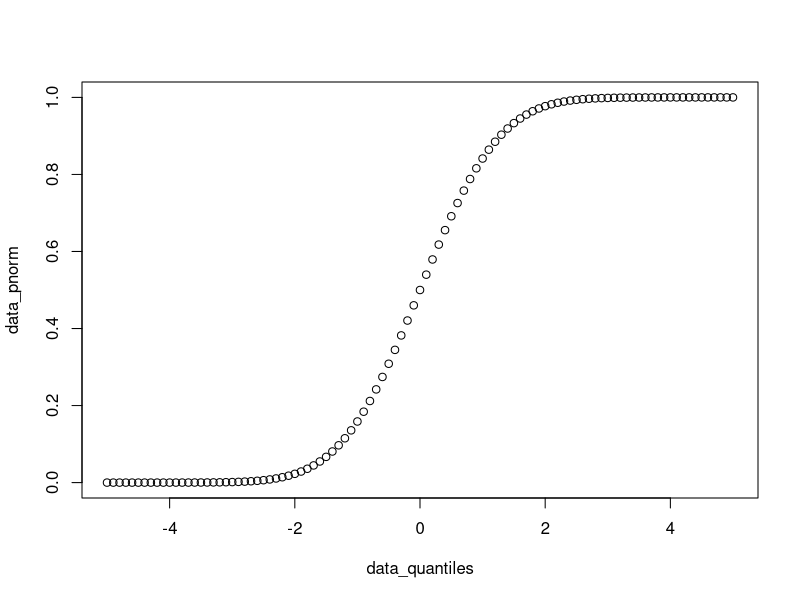
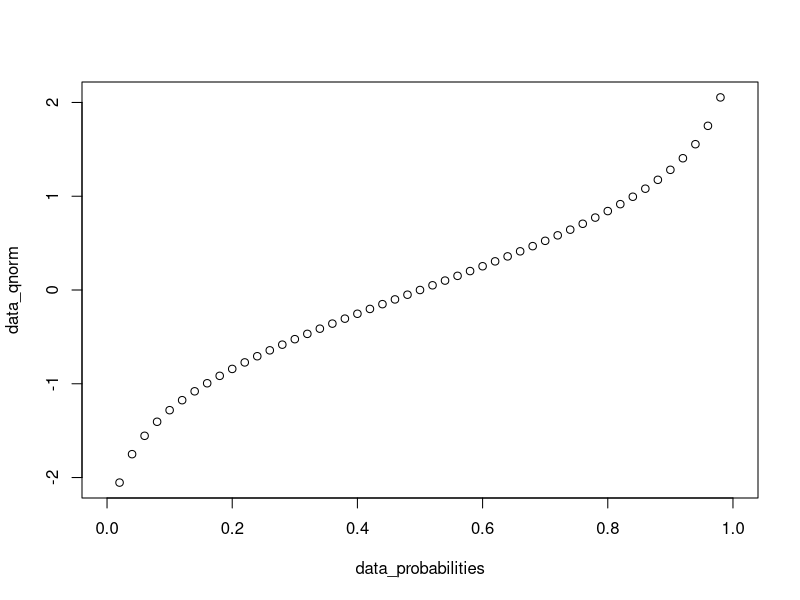
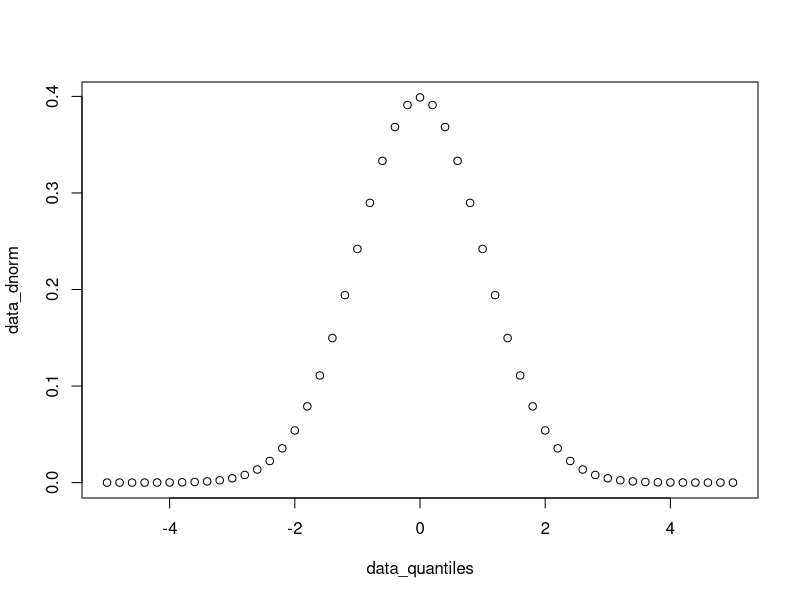
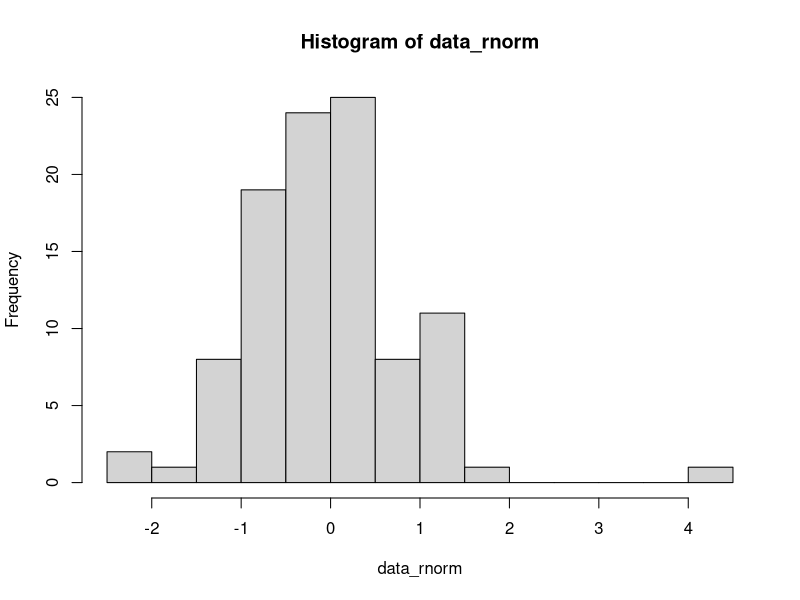
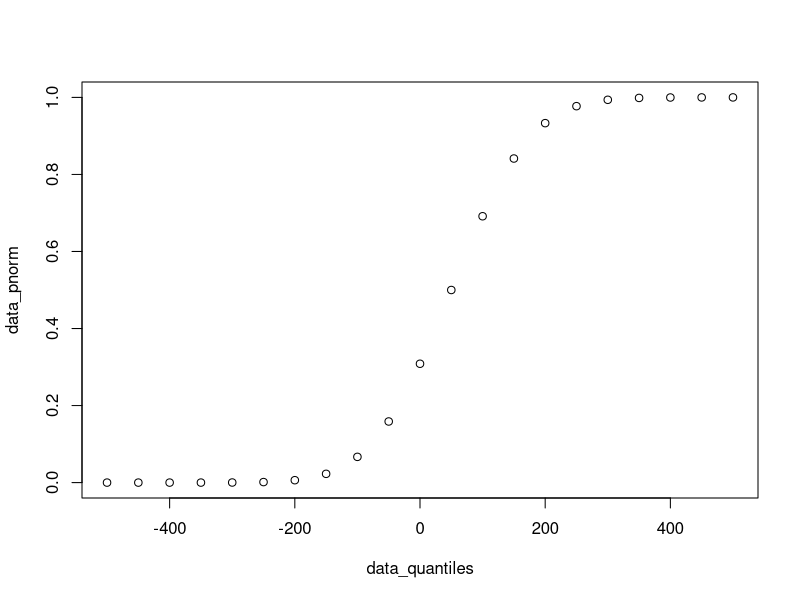
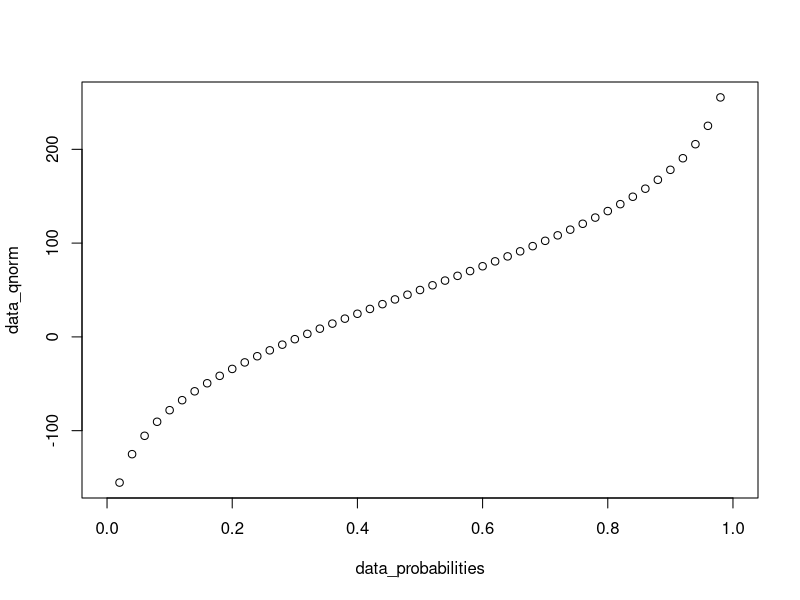
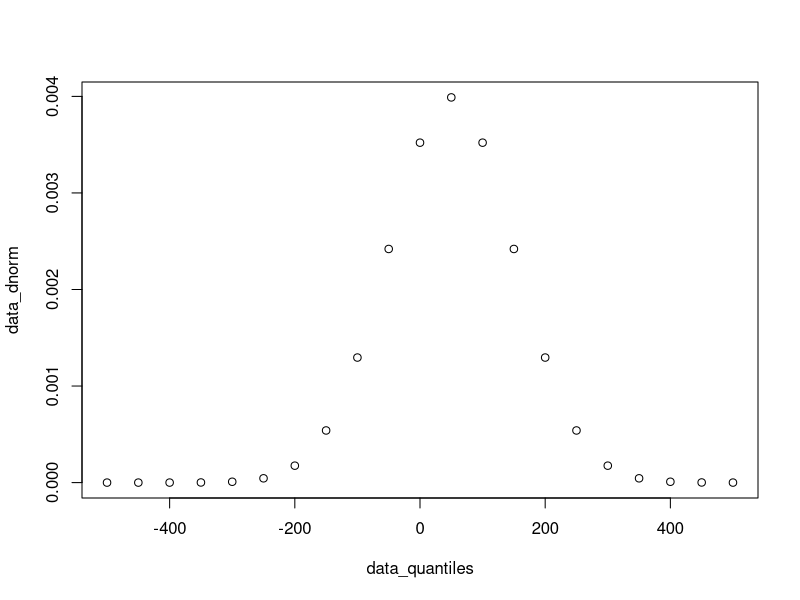
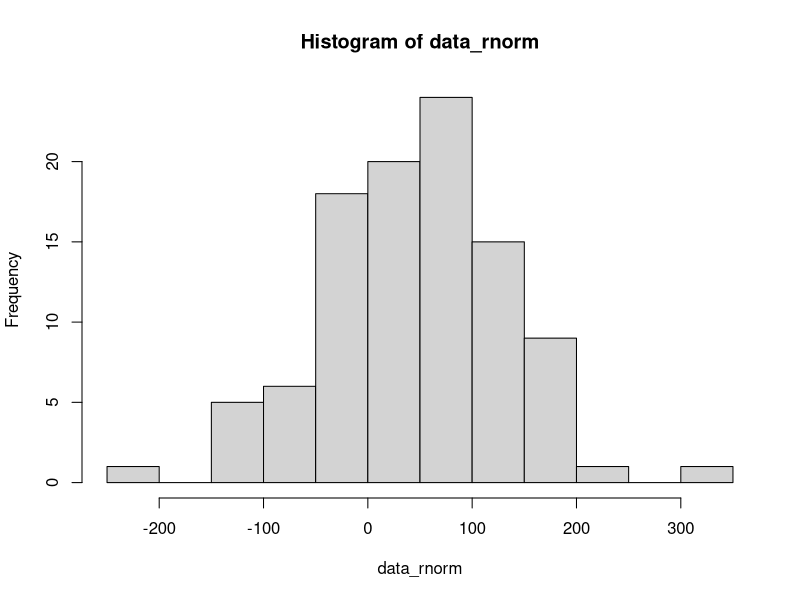

These figures' R source, in order:
## ---- chunk 1
knitr::opts_chunk$set(echo = TRUE)
## ---- chunk 2
data_quantiles <- seq(-5, 5, 0.1)
head(data_quantiles)
## ---- chunk 3
data_pnorm <- pnorm(q = data_quantiles) 
head(data_pnorm)
## ---- chunk 4
plot(data_quantiles, data_pnorm)
## ---- chunk 5
data_probabilities <- seq(from = 0, to = 1, by = 0.02)
head(data_probabilities)
## ---- chunk 6
data_qnorm <- qnorm(p = data_probabilities) 
head(data_qnorm)
## ---- chunk 7
plot(data_probabilities, data_qnorm)
## ---- chunk 8
data_quantiles <- seq(-5, 5, 0.2)
head(data_quantiles)
## ---- chunk 9
data_dnorm <- dnorm(x = data_quantiles) 
head(data_dnorm)
## ---- chunk 10
plot(data_quantiles, data_dnorm)
## ---- chunk 11
data_rnorm <- rnorm(n = 100)
head(data_rnorm)
## ---- chunk 12
hist(data_rnorm, breaks = 20)
## ---- chunk 13
data_quantiles <- seq(-500, 500, 50)
head(data_quantiles)
## ---- chunk 14
data_pnorm <- pnorm(q = data_quantiles, mean = 50, sd = 100)
head(data_pnorm)
## ---- chunk 15
plot(data_quantiles, data_pnorm)
## ---- chunk 16
data_probabilities <- seq(from = 0, to = 1, by = 0.02)
head(data_probabilities)
## ---- chunk 17
data_qnorm <- qnorm(p = data_probabilities, mean = 50, sd = 100) 
head(data_qnorm)
## ---- chunk 18
plot(data_probabilities, data_qnorm)
## ---- chunk 19
data_quantiles <- seq(-500, 500, 50)
head(data_quantiles)
## ---- chunk 20
data_dnorm <- dnorm(x = data_quantiles, mean = 50, sd = 100) 
head(data_dnorm)
## ---- chunk 21
plot(data_quantiles, data_dnorm)
## ---- chunk 22
data_rnorm <- rnorm(n = 100, mean = 50, sd = 100)
head(data_rnorm)
## ---- chunk 23
hist(data_rnorm, breaks = 20)
## ---- chunk 24
data_quantiles <- seq(0, 50, 1)
head(data_quantiles)
## ---- chunk 25
data_pbinom <- pbinom(q = data_quantiles, size = 50, prob = 0.1)
head(data_pbinom)
## ---- chunk 26
plot(data_quantiles, data_pbinom)
## ---- chunk 27
data_probabilities <- seq(from = 0, to = 1, by = 0.02)
head(data_probabilities)
## ---- chunk 28
data_qbinom <- qbinom(p = data_probabilities, size = 50, prob = 0.1)
head(data_qbinom)
## ---- chunk 29
plot(data_probabilities, data_qbinom)
## ---- chunk 30
data_quantiles <- seq(0, 50, 1)
head(data_quantiles)
## ---- chunk 31
data_dbinom <- dbinom(x = data_quantiles, size = 50, prob = 0.1)
head(data_dbinom)
## ---- chunk 32
plot(data_quantiles, data_dbinom)
## ---- chunk 33
data_rbinom <- rbinom(n = 100, size = 50, prob = 0.1)
head(data_rbinom)
## ---- chunk 34
hist(data_rbinom, breaks = 20)
## ---- chunk 35
data_rnorm <- rnorm(n = 1000, mean = 50, sd = 100)
quantile(data_rnorm, probs = seq(0, 1, 0.1))
## ---- chunk 36
plot(
  seq(0, 1, 0.1),
  quantile(data_rnorm, probs = seq(0, 1, 0.1))
)
## ---- chunk 37
set.seed(1)
x <- rnorm(n = 1000, mean = 0, sd = 1)
y <- rnorm(n = 2000, mean = 1, sd = 1)
## ---- chunk 38
par(mfrow = c(2, 1))
hist(x, breaks = 30)
hist(y, breaks = 30)
par(mfrow = c(1, 1 ))
## ---- chunk 39
t.test(x, y)
## ---- chunk 40
t.test(y, x)
## ---- chunk 41
set.seed(1)
n_sample <- 10
x <- runif(n = n_sample, min = 10, max = 20)
y <- x + 2 + rnorm(n = n_sample, mean = 0, sd = 1)
## ---- chunk 42
mean(y - x)
## ---- chunk 43
t.test(x, y, paired = TRUE)
## ---- chunk 44
set.seed(1)
x <- runif(n = 10, min = 1, max = 11)
y <- runif(n = 5, min = 3, max = 13)
## ---- chunk 45
wilcox.test(x, y)
## ---- chunk 46
wilcox.test(x, y, alternative = "less")
